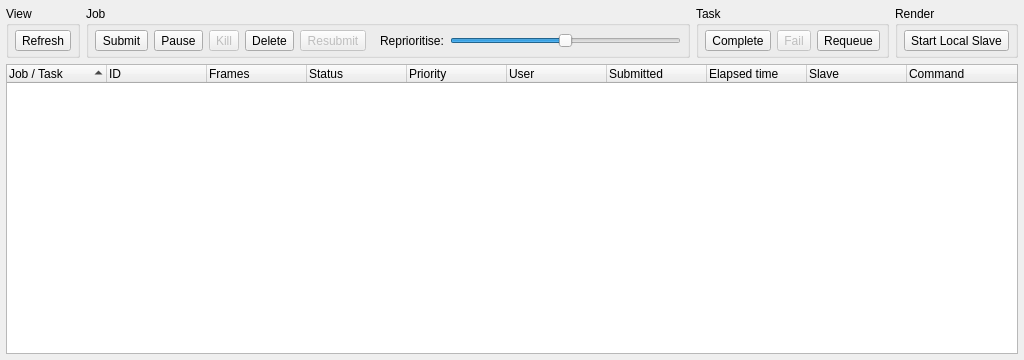
<?xml version="1.0" encoding="UTF-8"?>
<ui version="4.0">
 <class>MainWindow</class>
 <widget class="QMainWindow" name="MainWindow">
  <property name="geometry">
   <rect>
    <x>0</x>
    <y>0</y>
    <width>1024</width>
    <height>360</height>
   </rect>
  </property>
  <property name="windowTitle">
   <string>Render Queue</string>
  </property>
  <widget class="QWidget" name="centralwidget">
   <layout class="QVBoxLayout" name="verticalLayout">
    <property name="margin">
     <number>6</number>
    </property>
    <item>
     <widget class="QFrame" name="renderQueueToolbar_frame">
      <property name="frameShape">
       <enum>QFrame::NoFrame</enum>
      </property>
      <property name="frameShadow">
       <enum>QFrame::Raised</enum>
      </property>
      <layout class="QHBoxLayout" name="horizontalLayout_10">
       <property name="margin">
        <number>0</number>
       </property>
       <item>
        <widget class="QGroupBox" name="view_groupBox">
         <property name="title">
          <string>View</string>
         </property>
         <layout class="QHBoxLayout" name="horizontalLayout_4">
          <property name="leftMargin">
           <number>6</number>
          </property>
          <property name="topMargin">
           <number>4</number>
          </property>
          <property name="rightMargin">
           <number>6</number>
          </property>
          <property name="bottomMargin">
           <number>4</number>
          </property>
          <item>
           <widget class="QToolButton" name="refresh_toolButton">
            <property name="text">
             <string>Refresh</string>
            </property>
           </widget>
          </item>
         </layout>
        </widget>
       </item>
       <item>
        <widget class="QGroupBox" name="job_groupBox">
         <property name="title">
          <string>Job</string>
         </property>
         <layout class="QHBoxLayout" name="horizontalLayout">
          <property name="leftMargin">
           <number>6</number>
          </property>
          <property name="topMargin">
           <number>4</number>
          </property>
          <property name="rightMargin">
           <number>6</number>
          </property>
          <property name="bottomMargin">
           <number>4</number>
          </property>
          <item>
           <widget class="QToolButton" name="jobSubmit_toolButton">
            <property name="text">
             <string>Submit</string>
            </property>
           </widget>
          </item>
          <item>
           <widget class="QToolButton" name="jobPause_toolButton">
            <property name="text">
             <string>Pause</string>
            </property>
           </widget>
          </item>
          <item>
           <widget class="QToolButton" name="jobKill_toolButton">
            <property name="enabled">
             <bool>false</bool>
            </property>
            <property name="text">
             <string>Kill</string>
            </property>
           </widget>
          </item>
          <item>
           <widget class="QToolButton" name="jobDelete_toolButton">
            <property name="text">
             <string>Delete</string>
            </property>
           </widget>
          </item>
          <item>
           <widget class="QToolButton" name="jobResubmit_toolButton">
            <property name="enabled">
             <bool>false</bool>
            </property>
            <property name="text">
             <string>Resubmit</string>
            </property>
           </widget>
          </item>
          <item>
           <spacer name="horizontalSpacer">
            <property name="orientation">
             <enum>Qt::Horizontal</enum>
            </property>
            <property name="sizeType">
             <enum>QSizePolicy::Fixed</enum>
            </property>
            <property name="sizeHint" stdset="0">
             <size>
              <width>8</width>
              <height>20</height>
             </size>
            </property>
           </spacer>
          </item>
          <item>
           <widget class="QLabel" name="jobPriority_label">
            <property name="text">
             <string>Reprioritise:</string>
            </property>
           </widget>
          </item>
          <item>
           <widget class="QSlider" name="jobPriority_slider">
            <property name="minimum">
             <number>-100</number>
            </property>
            <property name="maximum">
             <number>100</number>
            </property>
            <property name="pageStep">
             <number>0</number>
            </property>
            <property name="value">
             <number>0</number>
            </property>
            <property name="tracking">
             <bool>false</bool>
            </property>
            <property name="orientation">
             <enum>Qt::Horizontal</enum>
            </property>
           </widget>
          </item>
         </layout>
        </widget>
       </item>
       <item>
        <widget class="QGroupBox" name="task_groupBox">
         <property name="title">
          <string>Task</string>
         </property>
         <layout class="QHBoxLayout" name="horizontalLayout_2">
          <property name="leftMargin">
           <number>6</number>
          </property>
          <property name="topMargin">
           <number>4</number>
          </property>
          <property name="rightMargin">
           <number>6</number>
          </property>
          <property name="bottomMargin">
           <number>4</number>
          </property>
          <item>
           <widget class="QToolButton" name="taskComplete_toolButton">
            <property name="text">
             <string>Complete</string>
            </property>
           </widget>
          </item>
          <item>
           <widget class="QToolButton" name="taskFail_toolButton">
            <property name="enabled">
             <bool>false</bool>
            </property>
            <property name="text">
             <string>Fail</string>
            </property>
           </widget>
          </item>
          <item>
           <widget class="QToolButton" name="taskRequeue_toolButton">
            <property name="text">
             <string>Requeue</string>
            </property>
           </widget>
          </item>
         </layout>
        </widget>
       </item>
       <item>
        <widget class="QGroupBox" name="render_groupBox">
         <property name="title">
          <string>Render</string>
         </property>
         <layout class="QHBoxLayout" name="horizontalLayout_3">
          <property name="leftMargin">
           <number>6</number>
          </property>
          <property name="topMargin">
           <number>4</number>
          </property>
          <property name="rightMargin">
           <number>6</number>
          </property>
          <property name="bottomMargin">
           <number>4</number>
          </property>
          <item>
           <widget class="QToolButton" name="slave_toolButton">
            <property name="text">
             <string>Start Local Slave</string>
            </property>
           </widget>
          </item>
         </layout>
        </widget>
       </item>
      </layout>
     </widget>
    </item>
    <item>
     <widget class="QTreeWidget" name="renderQueue_treeWidget">
      <property name="alternatingRowColors">
       <bool>true</bool>
      </property>
      <property name="selectionMode">
       <enum>QAbstractItemView::ExtendedSelection</enum>
      </property>
      <property name="rootIsDecorated">
       <bool>true</bool>
      </property>
      <property name="uniformRowHeights">
       <bool>true</bool>
      </property>
      <property name="sortingEnabled">
       <bool>true</bool>
      </property>
      <property name="animated">
       <bool>true</bool>
      </property>
      <property name="headerHidden">
       <bool>false</bool>
      </property>
      <property name="expandsOnDoubleClick">
       <bool>true</bool>
      </property>
      <attribute name="headerShowSortIndicator" stdset="0">
       <bool>true</bool>
      </attribute>
      <column>
       <property name="text">
        <string>Job / Task</string>
       </property>
      </column>
      <column>
       <property name="text">
        <string>ID</string>
       </property>
      </column>
      <column>
       <property name="text">
        <string>Frames</string>
       </property>
      </column>
      <column>
       <property name="text">
        <string>Status</string>
       </property>
      </column>
      <column>
       <property name="text">
        <string>Priority</string>
       </property>
      </column>
      <column>
       <property name="text">
        <string>User</string>
       </property>
      </column>
      <column>
       <property name="text">
        <string>Submitted</string>
       </property>
      </column>
      <column>
       <property name="text">
        <string>Elapsed time</string>
       </property>
      </column>
      <column>
       <property name="text">
        <string>Slave</string>
       </property>
      </column>
      <column>
       <property name="text">
        <string>Command</string>
       </property>
      </column>
     </widget>
    </item>
   </layout>
  </widget>
 </widget>
 <resources/>
 <connections/>
</ui>
